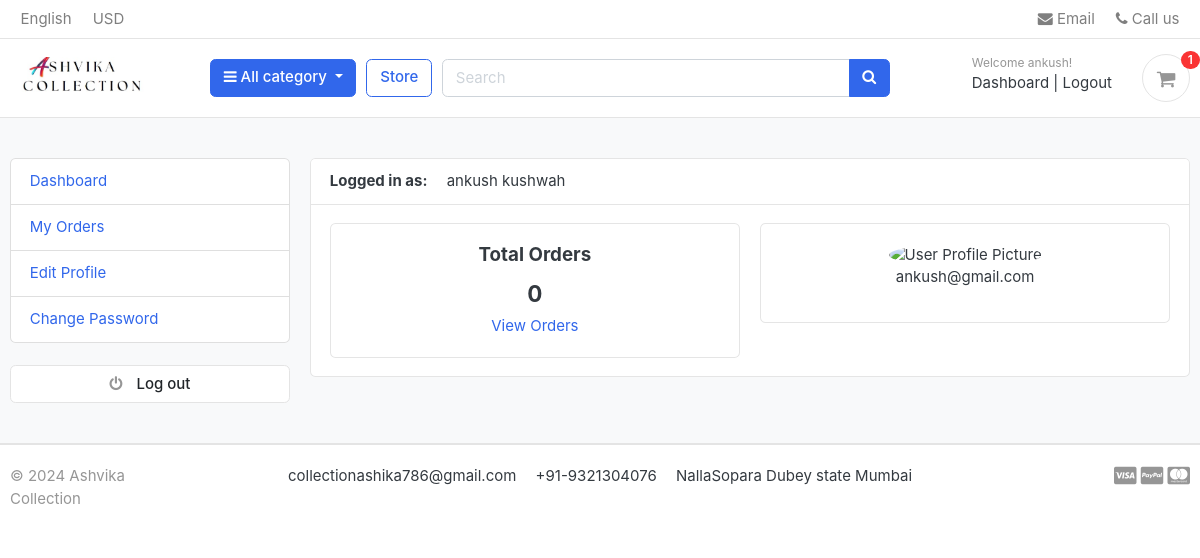
The page /accounts/dashboard/ (signed in) on the database as committed earlier.
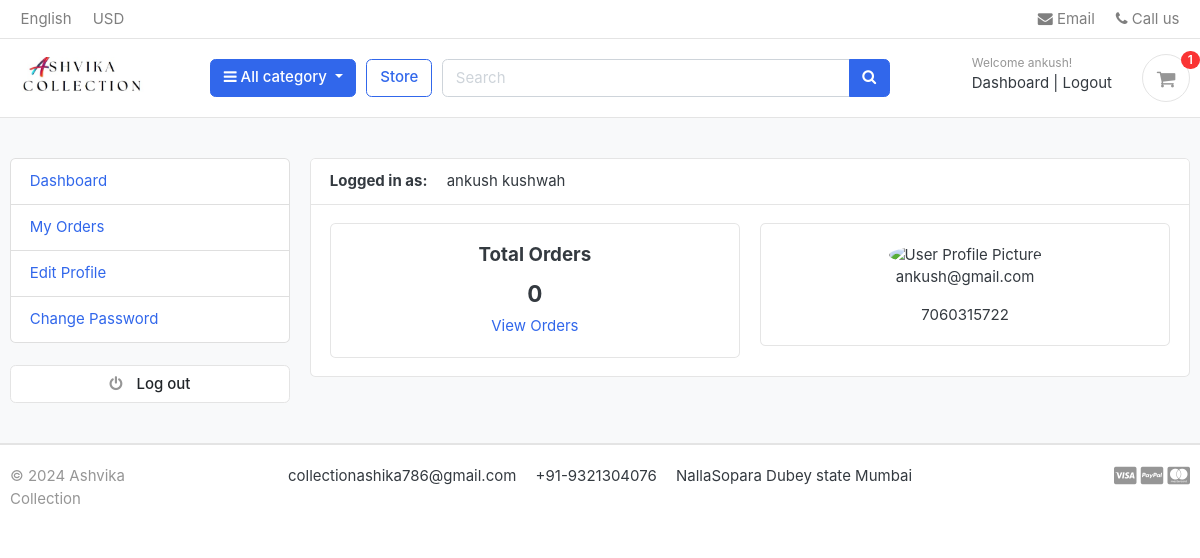
The same page on the database as committed later.
### accounts/models.py (models this page shows, shortened)
class Account(AbstractBaseUser):
    first_name      = models.CharField(max_length=50)
    last_name       = models.CharField(max_length=50)
    username        = models.CharField(max_length=100, unique=True)
    email           = models.EmailField(max_length=100, unique=True)
    phone_number    = models.CharField(max_length=50)
    date_joined     = models.DateTimeField(auto_now_add=True)
    last_login      = models.DateTimeField(auto_now_add = True)
    is_admin        = models.BooleanField(default=False)
    is_staff        = models.BooleanField(default=False)
    is_active       = models.BooleanField(default=False)
    is_superadmin   = models.BooleanField(default=False)
    USERNAME_FIELD ='email'
    REQUIRED_FIELDS = ['username', 'first_name', 'last_name']
    objects = MyAccountManager()
    def full_name(self):
        return f'{self.first_name} {self.last_name}'

### accounts/views.py (the view)
# urls.py: path('dashboard/', views.dashboard, name='dashboard'),
@login_required(login_url = 'login')
def dashboard(request):
    orders = Order.objects.order_by('-created_at').filter(user_id=request.user.id, is_ordered=True)
    orders_count = orders.count()
    context = {
        'orders_count' : orders_count,
    }
    return render(request, 'accounts/dashboard.html', context )

### carts/context_processors.py (called while the page is built)
def counter(request):
    cart_count = 0
    if 'admin' in request.path:
        return {}
    else:
        try:
            cart = Cart.objects.filter(cart_id=_cart_id(request))
            if request.user.is_authenticated:
                cart_items = Cartitem.objects.all().filter(user=request.user)
            else:
                cart_items = Cartitem.objects.all().filter(cart=cart[:1])
            for cart_item in cart_items:
                cart_count += cart_item.quantity
        except Cart.DoesNotExist:
            cart_count = 0
    return dict(cart_count=cart_count)

### carts/views.py (called while the page is built)
def _cart_id(request):
    cart = request.session.session_key
    if not cart:
        cart = request.session.create()
    return cart

### category/context_processors.py (called while the page is built)
def menu_links(request):
    links = category.objects.all()
    return dict(links=links)

### category/models.py (called while the page is built)
    def get_url(self):
        return reverse('products_by_category', args=[self.slug])

### templates/accounts/dashboard.html (shortened to what this page needs)
{% extends 'base.html'%}
{% block content %}
<section class="section-conten padding-y bg">
    <div class="container">
        <div class="row">
        {% include 'includes/dashboard_sidebar.html' %}
        <main class="col-md-9">
            <article class="card">
            <header class="card-header">
                <strong class="d-inline-block mr-3">Logged in as:</strong>
                <span>{{ user.full_name }}</span>
            </header>
            <div class="card-body">
                <div class="row">
                <div class="col-md-6">
                    <div class="card" style="text-align:center;">
                        <div class="card-body">
                            <h5 class="card-title">Total Orders</h5>
                            <h4>{{orders_count}}</h4>
                            <a href=""> View Orders</a>
                        </div>
                    </div>
                </div>
                <div class="col-md-6">
                    <div class="card" style="text-align:center;">
                        <div class="card-body">
                            <img src="https://www.w3schools.com/howto/img_avatar.png" alt="User Profile Picture" width="50" height="50" style="border-radius:50%;">
                            <p>{{ user.email}}</p>
                            <p>{{ user.phone_number}}</p>
                        </div>
                    </div>
                </div>
                </div>
            </div>
            </article>
        </main>
    </div>
    </div>
    </section>
{% endblock %}

### templates/includes/navbar.html (shortened to what this page needs)
{% load static %}
<header class="section-header">
    <nav class="navbar p-md-0 navbar-expand-sm navbar-light border-bottom">
    <div class="container">
      <div class="collapse navbar-collapse" id="navbarTop4">
        <ul class="navbar-nav mr-auto">
            <li class="nav-item dropdown">
                 <a href="#" class="nav-link">   English </a>
            </li>
            <li class="nav-item dropdown">
                <a href="#" class="nav-link"> USD </a>
            </li>
        </ul>
        <ul class="navbar-nav">
            <li><a href="#" class="nav-link"> <i class="fa fa-envelope"></i> Email </a></li>
            <li><a href="#" class="nav-link"> <i class="fa fa-phone"></i> Call us </a></li>
        </ul>
      </div>
    </div>
    </nav>
    <section class="header-main border-bottom">
        <div class="container">
    <div class="row align-items-center">
        <div class="col-lg-2 col-md-3 col-6">
            <a href="{% url 'home' %}" class="brand-wrap">
                <img class="logo" src="{% static './images/logo.png' %}">
            </a>
        </div>
        <div class="col-lg col-sm col-md col-6 flex-grow-0">
            <div class="category-wrap dropdown d-inline-block float-right">
                <button type="button" class="btn btn-primary dropdown-toggle" data-toggle="dropdown">
                    <i class="fa fa-bars"></i> All category
                </button>
            </div>
        </div>
        <a href="{% url 'store' %}" class="btn btn-outline-primary">Store</a>
        <div class="col-lg  col-md-6 col-sm-12 col">
            <form action="{% url 'search' %}" class="search" method='GET'>
                <div class="input-group w-100">
                    <input type="text" class="form-control" style="width:60%;" placeholder="Search" name="keyword">
                    <div class="input-group-append">
                      <button class="btn btn-primary" type="submit">
                        <i class="fa fa-search"></i>
                      </button>
                    </div>
                </div>
            </form>
        </div>
        <div class="col-lg-3 col-sm-6 col-8 order-2 order-lg-3">
                    <div class="d-flex justify-content-end mb-3 mb-lg-0">
                        {% if user.id is None %}
                         <div class="widget-header">
                            <small class="title text-muted">Welcome guest!</small>
                            <div>
                                <a href="{% url 'login' %}">Sign in</a> <span class="dark-transp"> | </span>
                                <a href="{% url 'register' %}"> Register</a>
                            </div>
                         </div>
                        {% else  %}
                         <div class="widget-header">
                            <small class="title text-muted">Welcome {{ user.first_name }}!</small>
                            <div>
                                <a href="{% url 'dashboard' %}">Dashboard</a> <span class="dark-transp"> | </span>
                                <a href="{% url 'logout' %}"> Logout</a>
                            </div>
                         </div>
                        {% endif %}
                        <a href="{% url 'cart' %}" class="widget-header pl-3 ml-3">
                            <div class="icon icon-sm rounded-circle border"><i class="fa fa-shopping-cart"></i></div>
                            <span class="badge badge-pill badge-danger notify">{{ cart_count}}</span>
                        </a>
                    </div>
                </div>
    </div>
        </div>
    </section>
    </header>

Rows that differ between the two databases and show on the page:
changed Account "ankush kushwah": phone_number (not shown) → "7060315722"
